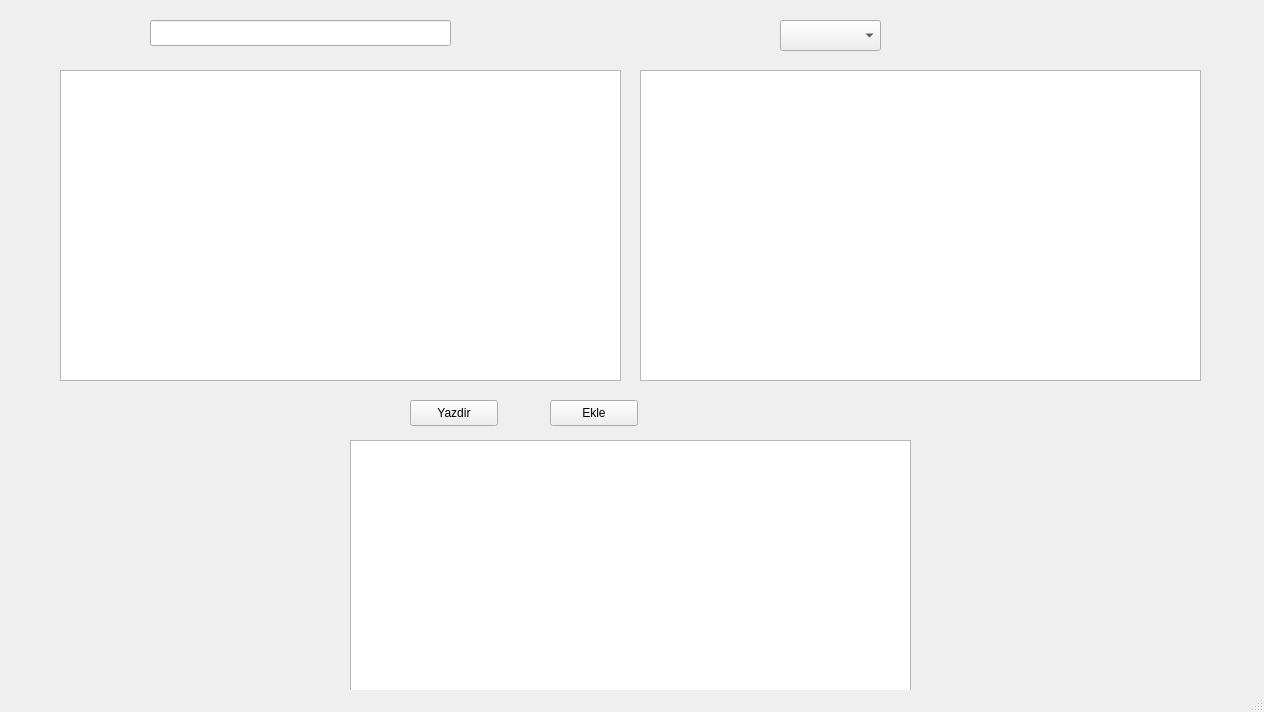
<?xml version="1.0" encoding="UTF-8"?>
<ui version="4.0">
 <class>MainWindow</class>
 <widget class="QMainWindow" name="MainWindow">
  <property name="geometry">
   <rect>
    <x>0</x>
    <y>0</y>
    <width>1264</width>
    <height>712</height>
   </rect>
  </property>
  <property name="windowTitle">
   <string>MainWindow</string>
  </property>
  <widget class="QWidget" name="centralwidget">
   <widget class="QTableView" name="ogrTable">
    <property name="geometry">
     <rect>
      <x>60</x>
      <y>70</y>
      <width>561</width>
      <height>311</height>
     </rect>
    </property>
   </widget>
   <widget class="QTableView" name="dersTable">
    <property name="geometry">
     <rect>
      <x>640</x>
      <y>70</y>
      <width>561</width>
      <height>311</height>
     </rect>
    </property>
   </widget>
   <widget class="QTableView" name="notTable">
    <property name="geometry">
     <rect>
      <x>350</x>
      <y>440</y>
      <width>561</width>
      <height>311</height>
     </rect>
    </property>
   </widget>
   <widget class="QComboBox" name="comboBox">
    <property name="geometry">
     <rect>
      <x>780</x>
      <y>20</y>
      <width>101</width>
      <height>31</height>
     </rect>
    </property>
   </widget>
   <widget class="QLineEdit" name="lineEdit">
    <property name="geometry">
     <rect>
      <x>150</x>
      <y>20</y>
      <width>301</width>
      <height>26</height>
     </rect>
    </property>
   </widget>
   <widget class="QPushButton" name="pushButton">
    <property name="geometry">
     <rect>
      <x>550</x>
      <y>400</y>
      <width>88</width>
      <height>26</height>
     </rect>
    </property>
    <property name="text">
     <string>Ekle</string>
    </property>
   </widget>
   <widget class="QPushButton" name="pushButton_2">
    <property name="geometry">
     <rect>
      <x>410</x>
      <y>400</y>
      <width>88</width>
      <height>26</height>
     </rect>
    </property>
    <property name="text">
     <string>Yazdir</string>
    </property>
   </widget>
  </widget>
  <widget class="QMenuBar" name="menubar">
   <property name="geometry">
    <rect>
     <x>0</x>
     <y>0</y>
     <width>1264</width>
     <height>23</height>
    </rect>
   </property>
  </widget>
  <widget class="QStatusBar" name="statusbar"/>
 </widget>
 <resources/>
 <connections/>
</ui>
